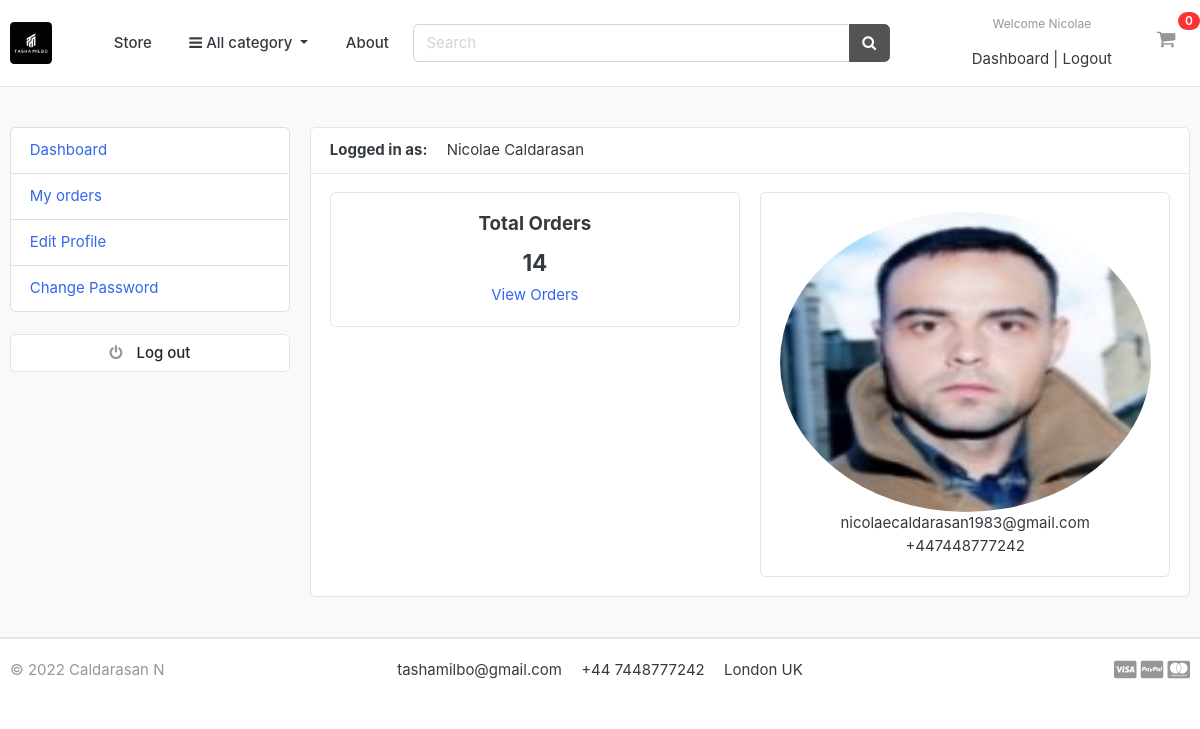
Screenshot of /accounts/dashboard/ (signed in) with the database file from the repository.
### accounts/models.py (models this page shows, shortened)
class Account(AbstractBaseUser):
    first_name = models.CharField(max_length=50)
    last_name = models.CharField(max_length=50)
    username = models.CharField(max_length=50, unique=True)
    email = models.EmailField(max_length=100, unique=True)
    phone_number = models.CharField(max_length=50)
    date_joined = models.DateTimeField(auto_now_add=True)
    last_login = models.DateTimeField(auto_now_add=True)
    is_admin = models.BooleanField(default=False)
    is_staff = models.BooleanField(default=False)
    is_active = models.BooleanField(default=False)
    is_superadmin = models.BooleanField(default=False)
    USERNAME_FIELD = 'email'
    REQUIRED_FIELDS = ['username', 'first_name', 'last_name']
    objects = MyAccountManager()
    def full_name(self):
        return f'{self.first_name} {self.last_name}'

class UserProfile(models.Model):
    user = models.OneToOneField(Account, on_delete=models.CASCADE)
    address_line_1 = models.CharField(blank=True, max_length=100)
    address_line_2 = models.CharField(blank=True, max_length=100)
    profile_picture = models.ImageField(blank=True, upload_to='userprofile')
    city = models.CharField(blank=True, max_length=20)
    country = models.CharField(blank=True, max_length=20)

### accounts/views.py (the view)
# urls.py: path('dashboard/', views.dashboard, name='dashboard'),
@login_required(login_url = 'login')
def dashboard(request):
    orders = Order.objects.order_by("-created_at").filter(user_id=request.user.id, is_ordered=True)
    orders_count = orders.count()
    userprofile = UserProfile.objects.get(user_id=request.user.id)
    context = {
        'orders_count': orders_count,
        'userprofile': userprofile,
    }
    return render(request, 'accounts/dashboard.html', context)

### carts/context_processors.py (called while the page is built)
def counter(request):
    cart_count = 0
    if 'admin' in request.path:
        return {}
    else:
        try:
            cart = Cart.objects.filter(cart_id=_cart_id(request))
            if request.user.is_authenticated:
                cart_items = CartItem.objects.all().filter(user=request.user)
            else:
                cart_items = CartItem.objects.all().filter(cart=cart[:1])
            for cart_item in cart_items:
                cart_count += cart_item.quantity
        except Cart.DoesNotExist:
            cart_count = 0
    return dict(cart_count=cart_count)

### carts/views.py (called while the page is built)
def _cart_id(request):
    cart = request.session.session_key
    if not cart:
        cart = request.session.create()
    return cart

### category/context_processors.py (called while the page is built)
def menu_links(request):
    links = Category.objects.all()
    return dict(links=links)

### category/models.py (called while the page is built)
    def get_url(self):
        return reverse('products_by_category', args=[self.slug])

### templates/accounts/dashboard.html (shortened to what this page needs)
{% extends 'base.html' %}
{% block content %}
<section class="section-conten padding-y bg">
    <div class="container">
        <div class="row">
        {% include 'includes/dashboard_sidebar.html' %}
        <main class="col-md-9">
            <article class="card">
            <header class="card-header">
                <strong class="d-inline-block mr-3">Logged in as:</strong>
                <span>{{user.full_name}}</span>
            </header>
            <div class="card-body">
                <div class="row">
                    <div class="col-md-6">
                        <div class="card" style="text-align: center;">
                            <div class="card-body">
                                <h5 class="card-title">Total Orders</h5>
                                <h4>{{orders_count}}</h4>
                                <a href="{% url 'my_orders' %}">View Orders</a>
                            </div>
                        </div>
                    </div>
                    <div class="col-md-6">
                        <div class="card" style="text-align: center;">
                            <div class="card-body">
                                <img src="{{userprofile.profile_picture.url}}" alt="User Profile Picture" class="img_dashboard">
                                <p class="mb-0">{{user.email}}</p>
                                <p>{{user.phone_number}}</p>
                            </div>
                        </div>
                    </div>
                </div>
            </div>
            </article>
        </main>
    </div>
    </div>
    </section>
{% endblock %}

### templates/includes/navbar.html (shortened to what this page needs)
{% load static %}
<header class="section-header">
    <section class="header-main border-bottom">
        <div class="container">
    <div class="row align-items-center">
        <div class="col-lg-1 col-md-3 col-6">
            <a href="{% url 'home' %}" class="brand-wrap">
                <img class="logo" src="{% static './images/logo.ico' %}">
            </a>
        </div>
        <a href="{% url 'store' %}" class="btn btn-transparent">Store</a>
        <div class="col-lg col-sm col-md col-6 flex-grow-0">
            <div class="category-wrap dropdown d-inline-block float-right">
                <button type="button" class="btn btn-transparent dropdown-toggle" data-toggle="dropdown">
                    <i class="fa fa-bars"></i> All category
                </button>
            </div>
        </div>
        <a href="{% url 'about' %}" class="btn btn-transparent">About</a>
        <div class="col-lg col-md-6 col-sm-12 col">
            <form action="{% url 'search' %}" class="search" method="GET">
                <div class="input-group w-100">
                    <input type="text" class="form-control" style="width:60%;" placeholder="Search" name="keyword">
                    <div class="input-group-append">
                      <button class="btn btn-secondary" type="submit">
                        <i class="fa fa-search"></i>
                      </button>
                    </div>
                </div>
            </form>
        </div>
        <div class="col-lg-3 col-sm-6 col-8 order-2 order-lg-3">
                    <div class="d-flex justify-content-end mb-3 mb-lg-0">
                        {% if user.id is None %}
                            <div class="widget-header">
                                <small class="title text-muted">Welcome guest!</small>
                                <div>
                                    <a href="{% url 'login' %}">Sign in</a> <span class="dark-transp"> | </span>
                                    <a href="{% url 'register' %}"> Register</a>
                                </div>
                            </div>
                        {% else %}
                        <div class="widget-header">
                            <small class="title text-muted">Welcome {{user.first_name}}</small>
                            <div>
                                <a href="{% url 'dashboard' %}">Dashboard</a> <span class="dark-transp"> | </span>
                                <a href="{% url 'logout' %}"> Logout</a>
                            </div>
                        </div>
                        {% endif %}
                        <a href="{% url 'cart' %}" class="widget-header pl-3 ml-3">
                            <div class="icon icon-sm"><i class="fa fa-shopping-cart"></i></div>
                            <span class="badge badge-pill badge-danger notify"> {{cart_count}} </span>
                        </a>
                    </div>
                </div>
    </div>
        </div>
    </section>
    </header>

### static/css/ui.css (style rules this page uses)
html { font-family: "Inter", sans-serif; font-size: 15px; }
.icon-xs, .icon-sm, .icon-md, .icon-lg { display: inline-block; text-align: center; flex-shrink: 0; flex-grow: 0; }
.icon-sm { width: 48px; height: 48px; line-height: 48px !important; font-size: 20px; }
.padding-y { padding-top: 40px; padding-bottom: 40px; }
article:after, .form-group:after { display: block; clear: both; content: ""; }
.bg { background-color: #f8f9fa; }
p:last-child { margin-bottom: 0; }
.header-main { position: relative; padding-top: 1rem; padding-bottom: 1rem; }
.brand-wrap .logo, .navbar-brand .logo { margin-right: 7px; max-height: 42px; display: inline-block; }
.widget-header { display: inline-block; vertical-align: middle; position: relative; }
.widget-header a { color: #343a40; }
.widget-header i { color: #969696; }
.widget-header .title { display: block; }
.widget-header .notify { position: absolute; top: -3px; right: -10px; }
.notify { position: absolute; top: -4px; right: -10px; display: inline-block; padding: 0.25em 0.6em; font-size: 12px; line-height: 1; text-align: center; border-radius: 3rem; color: #fff; background-color: #fa3434; }

### static/css/styles.css (style rules this page uses)
.logo { border-radius: 10%; }
img:not(.logo) { width: 100%; }
img { display: block; }
.title { text-align: center; margin-bottom: 1rem; }
.img_dashboard { width: 10rem; height: 20rem; border-radius: 50%; }

### rows the page displays
Account: first_name "Nicolae", full_name "Nicolae Caldarasan", email "nicolaecaldarasan1983@gmail.com", phone_number "+447448777242"
UserProfile: profile_picture (picture)

### other values shown
{{ cart_count }} "0"
{{ orders_count }} "14"
